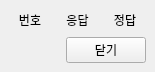
<?xml version="1.0" encoding="UTF-8"?>
<ui version="4.0">
 <class>Errors</class>
 <widget class="QMainWindow" name="Errors">
  <property name="geometry">
   <rect>
    <x>0</x>
    <y>0</y>
    <width>155</width>
    <height>72</height>
   </rect>
  </property>
  <property name="windowTitle">
   <string>MainWindow</string>
  </property>
  <widget class="QWidget" name="centralwidget">
   <layout class="QGridLayout" name="glCent">
    <item row="0" column="0">
     <widget class="QLabel" name="lbTitleNum">
      <property name="text">
       <string>번호</string>
      </property>
      <property name="alignment">
       <set>Qt::AlignCenter</set>
      </property>
     </widget>
    </item>
    <item row="0" column="2">
     <widget class="QLabel" name="lbTitleCor">
      <property name="text">
       <string>정답</string>
      </property>
      <property name="alignment">
       <set>Qt::AlignCenter</set>
      </property>
     </widget>
    </item>
    <item row="0" column="1">
     <widget class="QLabel" name="lbTitleAns">
      <property name="text">
       <string>응답</string>
      </property>
      <property name="alignment">
       <set>Qt::AlignCenter</set>
      </property>
     </widget>
    </item>
    <item row="1" column="0" colspan="3">
     <widget class="QWidget" name="widBot" native="true">
      <layout class="QHBoxLayout" name="horizontalLayout">
       <property name="spacing">
        <number>0</number>
       </property>
       <property name="leftMargin">
        <number>0</number>
       </property>
       <property name="topMargin">
        <number>0</number>
       </property>
       <property name="rightMargin">
        <number>0</number>
       </property>
       <property name="bottomMargin">
        <number>0</number>
       </property>
       <item>
        <spacer name="spBotH">
         <property name="orientation">
          <enum>Qt::Horizontal</enum>
         </property>
         <property name="sizeHint" stdset="0">
          <size>
           <width>40</width>
           <height>20</height>
          </size>
         </property>
        </spacer>
       </item>
       <item>
        <widget class="QPushButton" name="btnClose">
         <property name="text">
          <string>닫기</string>
         </property>
        </widget>
       </item>
      </layout>
     </widget>
    </item>
   </layout>
  </widget>
 </widget>
 <resources/>
 <connections/>
</ui>
